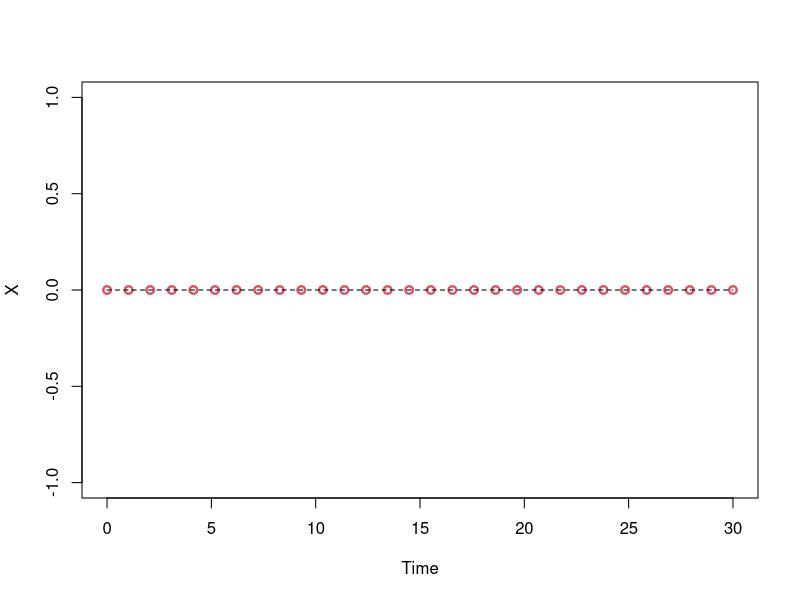
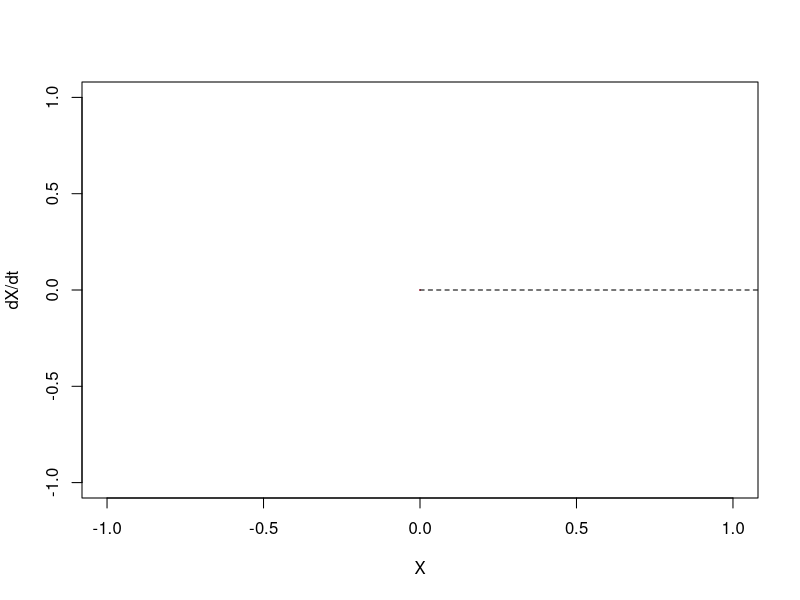

Source code (R) for these figures, in order:
# ---------------------------------------------------------------------
# Program: DifferentialEQs1.R
#  Author: Steve Boker
#    Date: Sun Feb 1 12:21:17 EST 2015
#
#
# ---------------------------------------------------------------------
# Revision History
#   Steve Boker -- Sun Feb 1 12:21:21 EST 2015
#      Create DifferentialEQs1.R.
#
# ---------------------------------------------------------------------


# ----------------------------------
# Read libraries and set options.

options(width=80)

library(deSolve)

# ----------------------------------
# Set constants.

totalSamples <- 30
totalInterval <- 30
deltaT <- totalInterval / totalSamples

theTimes  <- seq(0, totalInterval, length=totalSamples)  # the measurement occasions

# ----------------------------------
# Define the damped linear oscillator model.
#   Note that y(t) = dx(t)/dt as in the Mathematica model
#   Thus d^2x(t)/dt = eta * x(t) + zeta * dx(t)/dt

DLOmodel <- function(t, prevState, parms) {
    x <- prevState[1] # x[t]
    y <- prevState[2] # dx[t]

    with(as.list(parms), {
            dx <- y
            dy <- parms[1]*x + parms[2]*y
            res<-c(dx,dy)
            list(res)
            }
        )
}

# ----------------------------------
# Simulate and plot one oscillator.

eta <- -1.44
zeta <- -6.66
xstart <- c(x = 0, y = 0)

out1 <- as.data.frame(lsoda(xstart, theTimes, DLOmodel, parms=c(eta, zeta)))

pdf("DLOExample0.pdf", height=5, width=6)
plot(c(min(theTimes), max(theTimes)), c(-1, 1),
     xlab="Time",
     ylab="X",
     type='n')
lines(out1$time, out1$x, type='p', lwd=2, col=2)
lines(out1$time, out1$x, type='p', lwd=2, col=2)
lines(c(min(theTimes), max(theTimes)), c(-0, 0), type='l', lty=2, col=1)
dev.off()

pdf("DLOExample0-x-dx.pdf", height=5, width=5)
plot(c(-1, 1), c(-1, 1),
     xlab="X",
     ylab="dX/dt",
     type='n')
lines(out1$x, out1$y, type='l', lwd=2, col=2)
lines(c(min(theTimes), max(theTimes)), c(-0, 0), type='l', lty=2, col=1)
dev.off()



# ----------------------------------
# Write a univariate data vector.

write(t(cbind(out1$x, out1$y)), file="DLOExample0.dat", ncolumns=2, append=FALSE)


# ----------------------------------
# Quit here.
#
# q()
